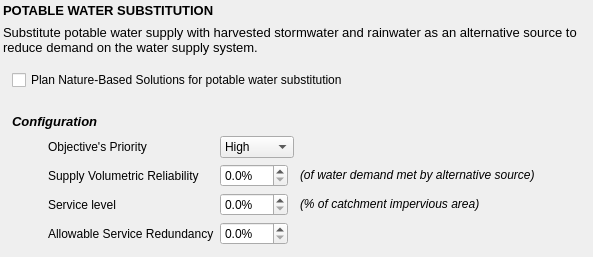
               <widget class="QWidget" name="widget_8" native="true">
                <layout class="QVBoxLayout" name="verticalLayout_45">
                 <property name="leftMargin">
                  <number>3</number>
                 </property>
                 <property name="topMargin">
                  <number>3</number>
                 </property>
                 <property name="rightMargin">
                  <number>3</number>
                 </property>
                 <property name="bottomMargin">
                  <number>3</number>
                 </property>
                 <item>
                  <widget class="QLabel" name="design_ration_lbl_5">
                   <property name="minimumSize">
                    <size>
                     <width>0</width>
                     <height>16</height>
                    </size>
                   </property>
                   <property name="maximumSize">
                    <size>
                     <width>16777215</width>
                     <height>16</height>
                    </size>
                   </property>
                   <property name="whatsThis">
                    <string>Select what design goals to consider and what priority they take over each other. Highest priority (1) and Lowest priority (3) influence technology's chance of being implemented. Note that equal priority can be set as well, in which case no one design rationale is more important than the other.</string>
                   </property>
                   <property name="text">
                    <string>&lt;!DOCTYPE HTML PUBLIC &quot;-//W3C//DTD HTML 4.0//EN&quot; &quot;http://www.w3.org/TR/REC-html40/strict.dtd&quot;&gt;
&lt;html&gt;&lt;head&gt;&lt;meta name=&quot;qrichtext&quot; content=&quot;1&quot; /&gt;&lt;style type=&quot;text/css&quot;&gt;
p, li { white-space: pre-wrap; }
&lt;/style&gt;&lt;/head&gt;&lt;body style=&quot; font-family:'MS Shell Dlg 2'; font-size:10pt; font-weight:400; font-style:normal;&quot;&gt;
&lt;p style=&quot; margin-top:0px; margin-bottom:0px; margin-left:0px; margin-right:0px; -qt-block-indent:0; text-indent:0px;&quot;&gt;&lt;span style=&quot; font-weight:600;&quot;&gt;POTABLE WATER SUBSTITUTION&lt;/span&gt;&lt;/p&gt;&lt;/body&gt;&lt;/html&gt;</string>
                   </property>
                  </widget>
                 </item>
                 <item>
                  <widget class="QLabel" name="design_ration_lbl_6">
                   <property name="minimumSize">
                    <size>
                     <width>0</width>
                     <height>0</height>
                    </size>
                   </property>
                   <property name="maximumSize">
                    <size>
                     <width>16777215</width>
                     <height>16777215</height>
                    </size>
                   </property>
                   <property name="whatsThis">
                    <string>Select what design goals to consider and what priority they take over each other. Highest priority (1) and Lowest priority (3) influence technology's chance of being implemented. Note that equal priority can be set as well, in which case no one design rationale is more important than the other.</string>
                   </property>
                   <property name="text">
                    <string>&lt;!DOCTYPE HTML PUBLIC &quot;-//W3C//DTD HTML 4.0//EN&quot; &quot;http://www.w3.org/TR/REC-html40/strict.dtd&quot;&gt;
&lt;html&gt;&lt;head&gt;&lt;meta name=&quot;qrichtext&quot; content=&quot;1&quot; /&gt;&lt;style type=&quot;text/css&quot;&gt;
p, li { white-space: pre-wrap; }
&lt;/style&gt;&lt;/head&gt;&lt;body style=&quot; font-family:'MS Shell Dlg 2'; font-size:10pt; font-weight:400; font-style:normal;&quot;&gt;
&lt;p style=&quot; margin-top:0px; margin-bottom:0px; margin-left:0px; margin-right:0px; -qt-block-indent:0; text-indent:0px;&quot;&gt;Substitute potable water supply with harvested stormwater and rainwater as an alternative source to reduce demand on the water supply system.&lt;/p&gt;&lt;/body&gt;&lt;/html&gt;</string>
                   </property>
                   <property name="wordWrap">
                    <bool>true</bool>
                   </property>
                  </widget>
                 </item>
                 <item>
                  <widget class="QWidget" name="widget_9" native="true">
                   <layout class="QHBoxLayout" name="horizontalLayout_6">
                    <item>
                     <widget class="QCheckBox" name="ration_runoff_check_3">
                      <property name="text">
                       <string>Plan Nature-Based Solutions for potable water substitution</string>
                      </property>
                     </widget>
                    </item>
                   </layout>
                  </widget>
                 </item>
                 <item>
                  <widget class="QWidget" name="widget_12" native="true">
                   <layout class="QGridLayout" name="gridLayout_10">
                    <item row="4" column="4">
                     <spacer name="horizontalSpacer_43">
                      <property name="orientation">
                       <enum>Qt::Horizontal</enum>
                      </property>
                      <property name="sizeHint" stdset="0">
                       <size>
                        <width>40</width>
                        <height>20</height>
                       </size>
                      </property>
                     </spacer>
                    </item>
                    <item row="3" column="2">
                     <widget class="QDoubleSpinBox" name="targets_runoff_spin_12">
                      <property name="sizePolicy">
                       <sizepolicy hsizetype="Fixed" vsizetype="Fixed">
                        <horstretch>0</horstretch>
                        <verstretch>0</verstretch>
                       </sizepolicy>
                      </property>
                      <property name="minimumSize">
                       <size>
                        <width>40</width>
                        <height>0</height>
                       </size>
                      </property>
                      <property name="suffix">
                       <string>%</string>
                      </property>
                      <property name="decimals">
                       <number>1</number>
                      </property>
                     </widget>
                    </item>
                    <item row="4" column="3">
                     <widget class="QLabel" name="targets_runoff_lbl_22">
                      <property name="text">
                       <string>&lt;html&gt;&lt;head/&gt;&lt;body&gt;&lt;p&gt;&lt;span style=&quot; font-style:italic;&quot;&gt;(% of catchment impervious area)&lt;/span&gt;&lt;/p&gt;&lt;/body&gt;&lt;/html&gt;</string>
                      </property>
                     </widget>
                    </item>
                    <item row="3" column="3">
                     <widget class="QLabel" name="targets_runoff_lbl_29">
                      <property name="text">
                       <string>&lt;html&gt;&lt;head/&gt;&lt;body&gt;&lt;p&gt;&lt;span style=&quot; font-style:italic;&quot;&gt;(of water demand met by alternative source)&lt;/span&gt;&lt;/p&gt;&lt;/body&gt;&lt;/html&gt;</string>
                      </property>
                     </widget>
                    </item>
                    <item row="4" column="1">
                     <widget class="QLabel" name="targets_runoff_lbl_23">
                      <property name="text">
                       <string>Service level</string>
                      </property>
                     </widget>
                    </item>
                    <item row="4" column="0">
                     <spacer name="horizontalSpacer_41">
                      <property name="orientation">
                       <enum>Qt::Horizontal</enum>
                      </property>
                      <property name="sizeType">
                       <enum>QSizePolicy::Minimum</enum>
                      </property>
                      <property name="sizeHint" stdset="0">
                       <size>
                        <width>30</width>
                        <height>20</height>
                       </size>
                      </property>
                     </spacer>
                    </item>
                    <item row="1" column="2">
                     <widget class="QComboBox" name="comboBox_6">
                      <item>
                       <property name="text">
                        <string>High</string>
                       </property>
                      </item>
                      <item>
                       <property name="text">
                        <string>Medium</string>
                       </property>
                      </item>
                      <item>
                       <property name="text">
                        <string>Low</string>
                       </property>
                      </item>
                     </widget>
                    </item>
                    <item row="3" column="4">
                     <spacer name="horizontalSpacer_49">
                      <property name="orientation">
                       <enum>Qt::Horizontal</enum>
                      </property>
                      <property name="sizeHint" stdset="0">
                       <size>
                        <width>40</width>
                        <height>20</height>
                       </size>
                      </property>
                     </spacer>
                    </item>
                    <item row="1" column="3" colspan="2">
                     <spacer name="horizontalSpacer_40">
                      <property name="orientation">
                       <enum>Qt::Horizontal</enum>
                      </property>
                      <property name="sizeHint" stdset="0">
                       <size>
                        <width>40</width>
                        <height>20</height>
                       </size>
                      </property>
                     </spacer>
                    </item>
                    <item row="3" column="1">
                     <widget class="QLabel" name="targets_runoff_lbl_27">
                      <property name="text">
                       <string>Supply Volumetric Reliability</string>
                      </property>
                     </widget>
                    </item>
                    <item row="0" column="0" colspan="2">
                     <widget class="QLabel" name="design_ration_lbl_10">
                      <property name="minimumSize">
                       <size>
                        <width>0</width>
                        <height>16</height>
                       </size>
                      </property>
                      <property name="maximumSize">
                       <size>
                        <width>16777215</width>
                        <height>16</height>
                       </size>
                      </property>
                      <property name="whatsThis">
                       <string>Select what design goals to consider and what priority they take over each other. Highest priority (1) and Lowest priority (3) influence technology's chance of being implemented. Note that equal priority can be set as well, in which case no one design rationale is more important than the other.</string>
                      </property>
                      <property name="text">
                       <string>&lt;!DOCTYPE HTML PUBLIC &quot;-//W3C//DTD HTML 4.0//EN&quot; &quot;http://www.w3.org/TR/REC-html40/strict.dtd&quot;&gt;
&lt;html&gt;&lt;head&gt;&lt;meta name=&quot;qrichtext&quot; content=&quot;1&quot; /&gt;&lt;style type=&quot;text/css&quot;&gt;
p, li { white-space: pre-wrap; }
&lt;/style&gt;&lt;/head&gt;&lt;body style=&quot; font-family:'MS Shell Dlg 2'; font-size:10pt; font-weight:400; font-style:normal;&quot;&gt;
&lt;p style=&quot; margin-top:0px; margin-bottom:0px; margin-left:0px; margin-right:0px; -qt-block-indent:0; text-indent:0px;&quot;&gt;&lt;span style=&quot; font-weight:600; font-style:italic;&quot;&gt;Configuration&lt;/span&gt;&lt;/p&gt;&lt;/body&gt;&lt;/html&gt;</string>
                      </property>
                     </widget>
                    </item>
                    <item row="4" column="2">
                     <widget class="QDoubleSpinBox" name="service_swmQty_5">
                      <property name="sizePolicy">
                       <sizepolicy hsizetype="Fixed" vsizetype="Fixed">
                        <horstretch>0</horstretch>
                        <verstretch>0</verstretch>
                       </sizepolicy>
                      </property>
                      <property name="minimumSize">
                       <size>
                        <width>40</width>
                        <height>0</height>
                       </size>
                      </property>
                      <property name="suffix">
                       <string>%</string>
                      </property>
                      <property name="decimals">
                       <number>1</number>
                      </property>
                     </widget>
                    </item>
                    <item row="1" column="1">
                     <widget class="QLabel" name="runoff_pri_lbl_6">
                      <property name="text">
                       <string>Objective's Priority</string>
                      </property>
                     </widget>
                    </item>
                    <item row="1" column="0">
                     <spacer name="horizontalSpacer_45">
                      <property name="orientation">
                       <enum>Qt::Horizontal</enum>
                      </property>
                      <property name="sizeType">
                       <enum>QSizePolicy::Minimum</enum>
                      </property>
                      <property name="sizeHint" stdset="0">
                       <size>
                        <width>30</width>
                        <height>20</height>
                       </size>
                      </property>
                     </spacer>
                    </item>
                    <item row="3" column="0">
                     <spacer name="horizontalSpacer_47">
                      <property name="orientation">
                       <enum>Qt::Horizontal</enum>
                      </property>
                      <property name="sizeType">
                       <enum>QSizePolicy::Fixed</enum>
                      </property>
                      <property name="sizeHint" stdset="0">
                       <size>
                        <width>30</width>
                        <height>20</height>
                       </size>
                      </property>
                     </spacer>
                    </item>
                    <item row="5" column="1">
                     <widget class="QLabel" name="targets_runoff_lbl_25">
                      <property name="text">
                       <string>Allowable Service Redundancy</string>
                      </property>
                     </widget>
                    </item>
                    <item row="5" column="2">
                     <widget class="QDoubleSpinBox" name="service_swmQty_7">
                      <property name="sizePolicy">
                       <sizepolicy hsizetype="Fixed" vsizetype="Fixed">
                        <horstretch>0</horstretch>
                        <verstretch>0</verstretch>
                       </sizepolicy>
                      </property>
                      <property name="minimumSize">
                       <size>
                        <width>40</width>
                        <height>0</height>
                       </size>
                      </property>
                      <property name="suffix">
                       <string>%</string>
                      </property>
                      <property name="decimals">
                       <number>1</number>
                      </property>
                     </widget>
                    </item>
                    <item row="5" column="3" colspan="2">
                     <spacer name="horizontalSpacer_46">
                      <property name="orientation">
                       <enum>Qt::Horizontal</enum>
                      </property>
                      <property name="sizeHint" stdset="0">
                       <size>
                        <width>40</width>
                        <height>20</height>
                       </size>
                      </property>
                     </spacer>
                    </item>
                    <item row="5" column="0">
                     <spacer name="horizontalSpacer_48">
                      <property name="orientation">
                       <enum>Qt::Horizontal</enum>
                      </property>
                      <property name="sizeType">
                       <enum>QSizePolicy::Minimum</enum>
                      </property>
                      <property name="sizeHint" stdset="0">
                       <size>
                        <width>30</width>
                        <height>20</height>
                       </size>
                      </property>
                     </spacer>
                    </item>
                   </layout>
                  </widget>
                 </item>
                </layout>
               </widget>
